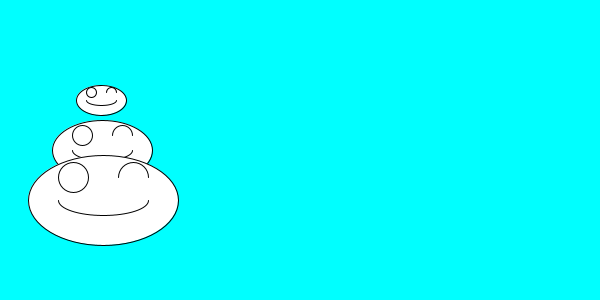
Frame 1 (no input)
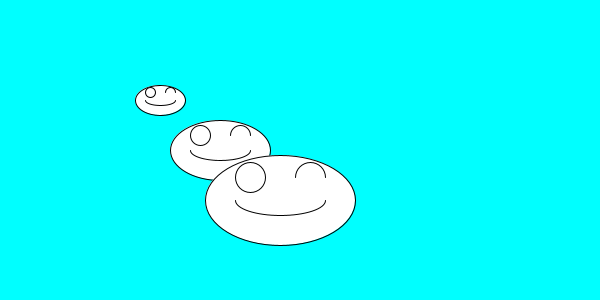
Frame 60 (the mouse pressed at the canvas centre just before this capture)
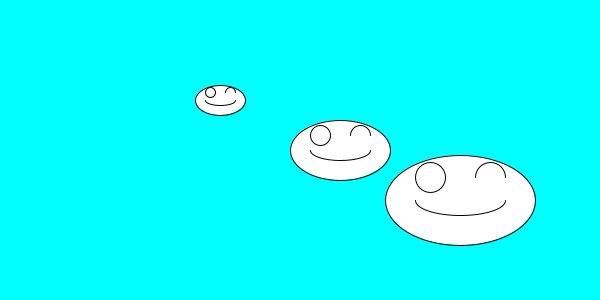
Frame 120 (the mouse held since frame 60 and released just before this capture)

The Processing sketch that drew these frames (run headless with seeded random() and noise(); from frame 60 on, the mouse is pressed at the canvas centre):

// Processing sketch: move3array
// ── move3array.pde
float [] xx,yy,dd,vx;
void setup(){
  size(600,300);
  xx = new float[3];
  yy = new float[3];
  dd = new float[3];
  vx = new float[3];
  for(int i=0;i<3;i++){
    xx[i] = 100;
    yy[i] = 100 + i*50;
    dd[i] = 5 + i*5;
    vx[i] = 1 + i;
  }
}
void draw(){
  background(0,255,255);  
  for(int i=0;i<3;i++){
    xx[i] += vx[i];                                   
    Life(xx[i],yy[i],dd[i]);
    if(xx[i] > width) xx[i] = 0;
  }
}
void Life(float x,float y, float d){
  ellipse(x,y,d*10,d*6);
  circle(x-d*2,y-d*1.5,d*2);
  arc(x+d*2,y-d*1.5,d*2,d*2,PI,2*PI);
  arc(x,y,d*6,d*2,0,PI);  
}
